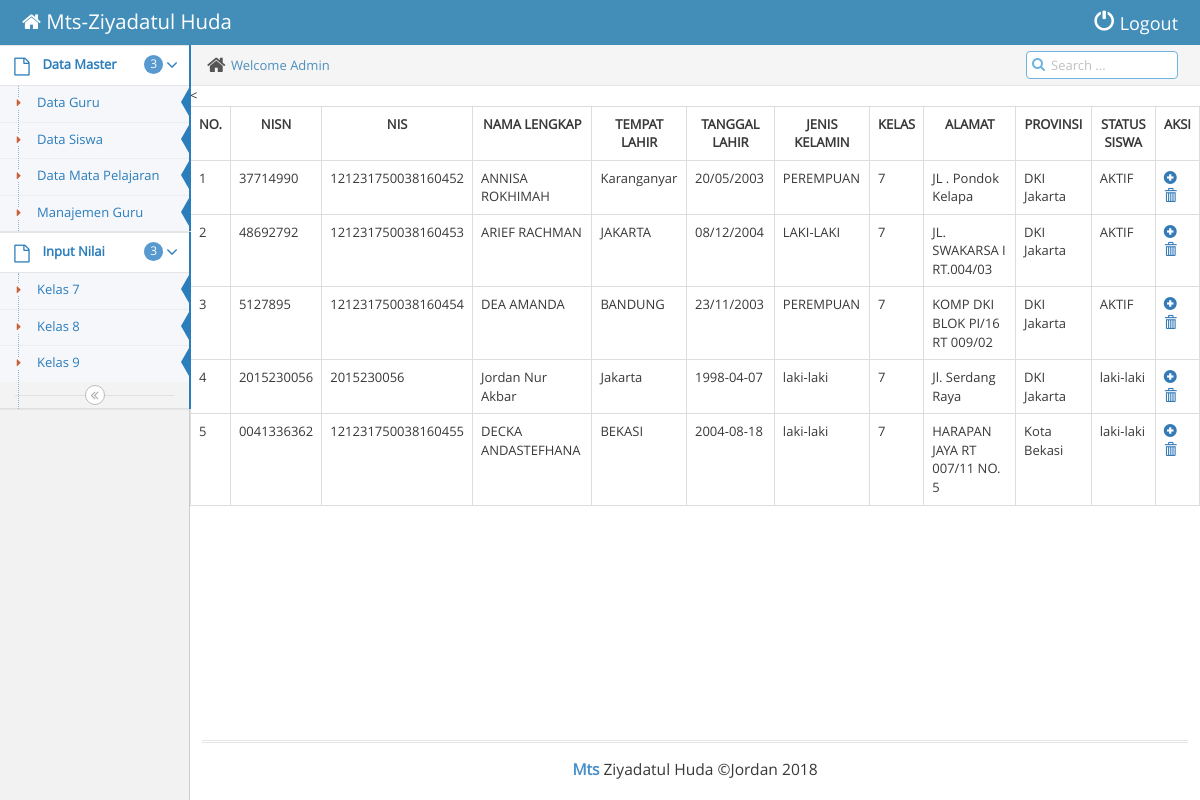
/admin/index.php?page=siswa_kelas7, run on an earlier commit of the app's database.
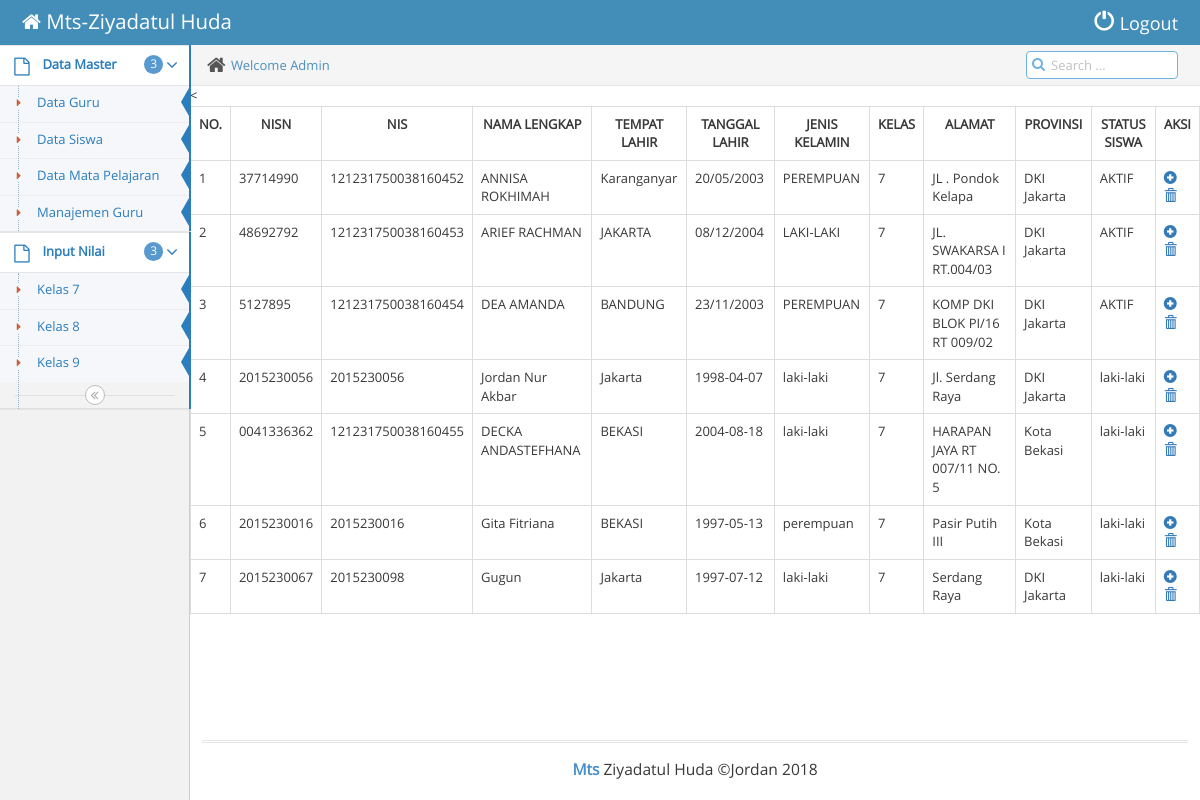
And on a later commit of the database.
### tables this page shows
CREATE TABLE `siswa` (
  `id` int(5) NOT NULL,
  `nisn` varchar(10) NOT NULL,
  `nis` varchar(20) NOT NULL,
  `nama_siswa` varchar(50) NOT NULL,
  `tempat_lahir` varchar(50) NOT NULL,
  `tanggal_lahir` varchar(50) NOT NULL,
  `jenis_kelamin` varchar(20) NOT NULL,
  `kelas` int(2) NOT NULL,
  `alamat` text NOT NULL,
  `provinsi` varchar(50) NOT NULL,
  `status_siswa` varchar(10) NOT NULL
);

### admin/siswa_7.php (the view)
<?php
 include "../action/koneksi.php";
 ?>
 <<div class="table-responsive">
 		<table class="table table-bordered" id="" width="100%" cellspacing="0">
 	<tr>
					<th><center>NO.</th>
					<th><center>NISN</th>
					<th><center>NIS</th>
					<th><center>NAMA LENGKAP</th>
					<th><center>TEMPAT LAHIR</th>
					<th><center>TANGGAL LAHIR</th>
					<th><center>JENIS KELAMIN </th>
					<th><center>KELAS</th>
					<th><center>ALAMAT</th>
					<th><center>PROVINSI</th>
					<th><center>STATUS SISWA</th>
					<th><center>AKSI</th>
	</tr>
	<?php $urut = (isset($_GET['urut']) ? strtolower($_GET['urut']) : NULL);  ?>
				<?php
				if($urut){
					$sql = mysqli_query($koneksi, "SELECT * FROM siswa WHERE kelas=7");
				}else{
					$sql = mysqli_query($koneksi, "SELECT * FROM siswa WHERE kelas =7");
				}
				if(mysqli_num_rows($sql) == 0){
					echo '<tr><td colspan="8">Tidak ada data.</td></tr>';
				}else{
					$no = 1;
					while($row = mysqli_fetch_assoc($sql)){
						echo '
						<tr>
							<td>'.$no.'</td>
							<td>'.$row['nisn'].'</td>
							<td>'.$row['nis'].'</td>
							<td>'.$row['nama_siswa'].'</td>
							<td>'.$row['tempat_lahir'].'</td>
							<td>'.$row['tanggal_lahir'].'</td>
							<td>'.$row['jenis_kelamin'].'</td>
							<td>'.$row['kelas'].'</td>
							<td>'.$row['alamat'].'</td>
							<td>'.$row['provinsi'].'</td>
							<td>'.$row['status_siswa'].'</td>';
						echo '
							</td>
							<td>
								<a href="../action/input_nilai.php?id='.$row['id'].'" title="Input Nilai"><span class="glyphicon glyphicon-plus-sign"></span></a>
								<a href="../action/hapus_siswa.php?aksi=delete&id='.$row['id'].'" title="Hapus Data" onclick="return confirm(\'Yakin?\')"><span class="glyphicon glyphicon-trash" aria-hidden="true"></span></a>
							</td>
						</tr>
						';
						$no++;
					}
				}
				?>
		</table>
</div>

What changed in the data, as far as the page shows it:
added siswa: nisn "2015230016", nis "2015230016", nama_siswa "Gita Fitriana", tempat_lahir "BEKASI", tanggal_lahir "1997-05-13", jenis_kelamin "perempuan", kelas "7", alamat "Pasir Putih III", provinsi "Kota Bekasi", status_siswa "laki-laki"
added siswa: nisn "2015230067", nis "2015230098", nama_siswa "Gugun", tempat_lahir "Jakarta", tanggal_lahir "1997-07-12", jenis_kelamin "laki-laki", kelas "7", alamat "Serdang Raya", provinsi "DKI Jakarta", status_siswa "laki-laki"
